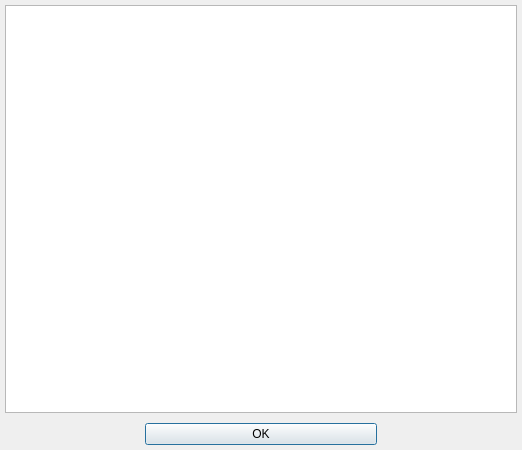
<ui version="4.0" >
 <class>dlgReleaseNotes</class>
 <widget class="QDialog" name="dlgReleaseNotes" >
  <property name="geometry" >
   <rect>
    <x>0</x>
    <y>0</y>
    <width>522</width>
    <height>450</height>
   </rect>
  </property>
  <property name="windowTitle" >
   <string>iqr release notes</string>
  </property>
  <layout class="QVBoxLayout" >
   <item>
    <widget class="QTextBrowser" name="qtxtReleaseNotes" >
     <property name="sizePolicy" >
      <sizepolicy vsizetype="Expanding" hsizetype="Expanding" >
       <horstretch>0</horstretch>
       <verstretch>3</verstretch>
      </sizepolicy>
     </property>
    </widget>
   </item>
   <item>
    <layout class="QHBoxLayout" >
     <property name="margin" >
      <number>0</number>
     </property>
     <item>
      <spacer>
       <property name="orientation" >
        <enum>Qt::Vertical</enum>
       </property>
       <property name="sizeType" >
        <enum>QSizePolicy::Expanding</enum>
       </property>
       <property name="sizeHint" stdset="0" >
        <size>
         <width>140</width>
         <height>21</height>
        </size>
       </property>
      </spacer>
     </item>
     <item>
      <widget class="QPushButton" name="pbtnClose" >
       <property name="text" >
        <string>OK</string>
       </property>
       <property name="default" >
        <bool>true</bool>
       </property>
      </widget>
     </item>
     <item>
      <spacer>
       <property name="orientation" >
        <enum>Qt::Vertical</enum>
       </property>
       <property name="sizeType" >
        <enum>QSizePolicy::Expanding</enum>
       </property>
       <property name="sizeHint" stdset="0" >
        <size>
         <width>140</width>
         <height>21</height>
        </size>
       </property>
      </spacer>
     </item>
    </layout>
   </item>
  </layout>
 </widget>
 <layoutdefault spacing="10" margin="5" />
 <pixmapfunction>qPixmapFromMimeSource</pixmapfunction>
 <resources/>
 <connections>
  <connection>
   <sender>pbtnClose</sender>
   <signal>clicked()</signal>
   <receiver>dlgReleaseNotes</receiver>
   <slot>close()</slot>
   <hints>
    <hint type="sourcelabel" >
     <x>20</x>
     <y>20</y>
    </hint>
    <hint type="destinationlabel" >
     <x>20</x>
     <y>20</y>
    </hint>
   </hints>
  </connection>
 </connections>
</ui>
